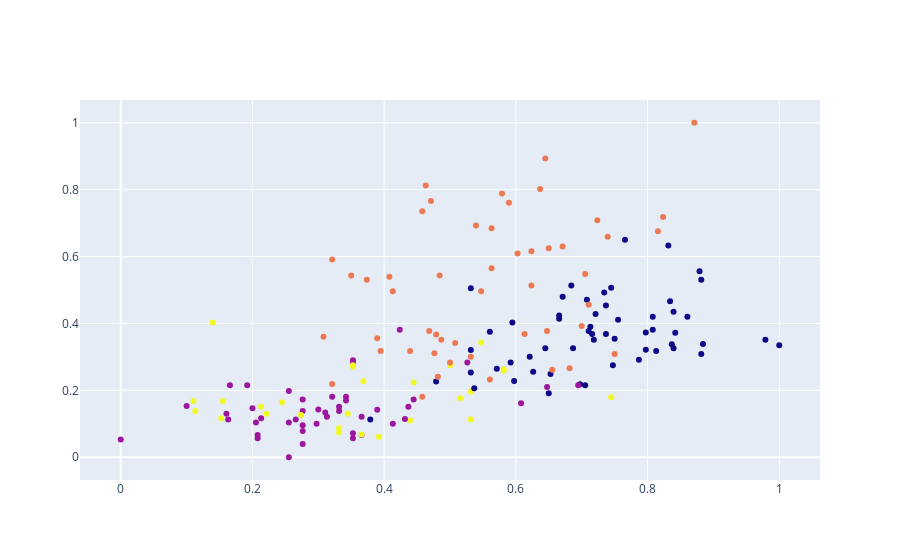

Notebook code for this chart:
### Markdown cell above
Since we can't visualize a multidimensional (n>3) graph, we must choose arbitrarily 2 (for 2D graphs) or 3 (for 3D graphs) features of our dataset to be represented in our graph. 

Since we're going to make a 2D graph, we can choose 2 features of our liking

### Code cell
fig = go.Figure()
fig.add_trace(go.Scatter(
    x = df['Alcohol'],
    y = df['Color_Intensity'],
    mode = 'markers',
    marker = dict(color = labels.astype(np.float)),
    text = labels
))

fig.show()

### Figure 1 — Plotly figure (JSON) as saved in the notebook; plotly's stock layout.template omitted (floating-point values rounded to 4 significant figures; data arrays with more than 128 entries replaced by an {"elided": "..."} marker saying what was removed)
{"data": [{"marker": {"color": {"elided": "178 int values"}}, "mode": "markers", "text": {"elided": "178 int values"}, "type": "scatter", "x": {"elided": "178 float values"}, "y": {"elided": "178 float values"}}], "layout": {}}
